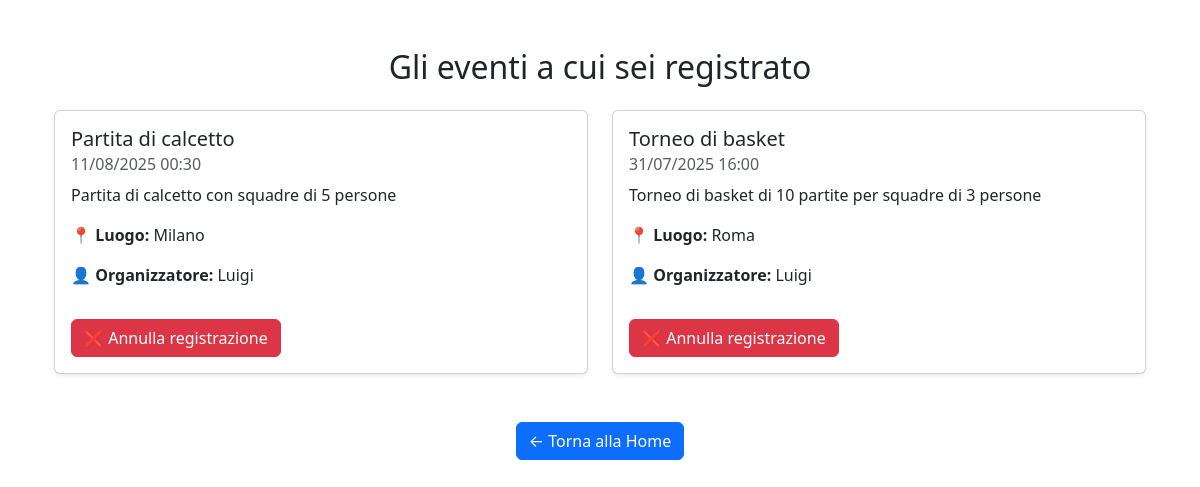
Screenshot of /my_registrations/ (signed in) with the database file from the repository.
### events/models.py (models this page shows, shortened)
class Event(models.Model):
    title = models.CharField(max_length=100)
    description = models.TextField()
    date = models.DateTimeField()
    location = models.CharField(max_length=200)
    organizer = models.ForeignKey(
        settings.AUTH_USER_MODEL,
        on_delete=models.CASCADE,
        related_name='organized_events',
        limit_choices_to={'user_type': 'organizer'}
    )
    class Meta:
        permissions = [
            ("can_view_all_events", "Può vedere tutti gli eventi"),
            ("can_register_for_event", "Può registrarsi a un evento"),
            ("can_unregister_from_event", "Può annullare la registrazione a un evento"),
            ("can_view_own_registrations", "Può vedere le proprie registrazioni"),
            ("can_create_event", "Può creare eventi"),
            ("can_delete_event", "Può eliminare eventi"),
            ("can_edit_event", "Può modificare eventi"),
            ("can_view_created_events", "Può vedere eventi organizzati"),
            ("can_view_attendees_list", "Può vedere gli iscritti a un evento"),
        ]

### users/models.py (models this page shows, shortened)
class CustomUser(AbstractUser):
    USER_TYPES = [
        ('attendee', 'Attendee'),
        ('organizer', 'Organizer'),
    ]
    user_type = models.CharField(
        max_length=10,
        choices=USER_TYPES,
        default='attendee',
        verbose_name="Tipo utente",
        help_text="Seleziona il tipo di utente: partecipante o organizzatore."
    )
    email = models.EmailField(unique=True)

### events/views.py (the view)
# urls.py: path('my_registrations/', MyRegistrationsView.as_view(), name='my_registrations'),
class MyRegistrationsView(LoginRequiredMixin, ListView):
    permission_required = 'events.can_view_own_registrations'
    raise_exception = True
    model = Event
    template_name = 'events/my_registrations.html'
    context_object_name = 'events'
    def get_queryset(self):
        regs = Registration.objects.filter(user=self.request.user).select_related('event')
        return [r.event for r in regs]

### events/templates/events/my_registrations.html (shortened to what this page needs)
{% extends "events/base.html" %}
{% block content %}
<div class="container mt-5">
    <h2 class="mb-4 text-center">Gli eventi a cui sei registrato</h2>
    {% if events %}
        <div class="row row-cols-1 row-cols-md-2 g-4">
            {% for event in events %}
                <div class="col">
                    <div class="card h-100 shadow-sm">
                        <div class="card-body">
                            <h5 class="card-title">{{ event.title }}</h5>
                            <h6 class="card-subtitle mb-2 text-muted">{{ event.date|date:"d/m/Y H:i" }}</h6>
                            <p class="card-text">{{ event.description|truncatewords:25 }}</p>
                            <p class="card-text"><strong>📍 Luogo:</strong> {{ event.location }}</p>
                            <p class="card-text"><strong>👤 Organizzatore:</strong> {{ event.organizer.username }}</p>
                            <form method="post" action="{% url 'unregister_event' event.id %}">
                                <button type="submit" class="btn btn-danger mt-3">❌ Annulla registrazione</button>
                            </form>
                        </div>
                    </div>
                </div>
            {% endfor %}
        </div>
    {% else %}
        <p class="text-center">Non sei registrato a nessun evento.</p>
    {% endif %}
</div>
<div class="container mt-5">
    <div class="text-center mb-4">
        <a href="{% url 'home' %}" class="btn btn-primary">
            ← Torna alla Home
        </a>
    </div>
</div>
{% endblock %}

### rows the page displays
Event: title "Partita di calcetto", date "11/08/2025 00:30", description "Partita di calcetto con squadre di 5 persone", location "Milano", organizer.username "Luigi"
Event: title "Torneo di basket", date "31/07/2025 16:00", description "Torneo di basket di 10 partite per squadre di 3 persone", location "Roma", organizer.username "Luigi"
